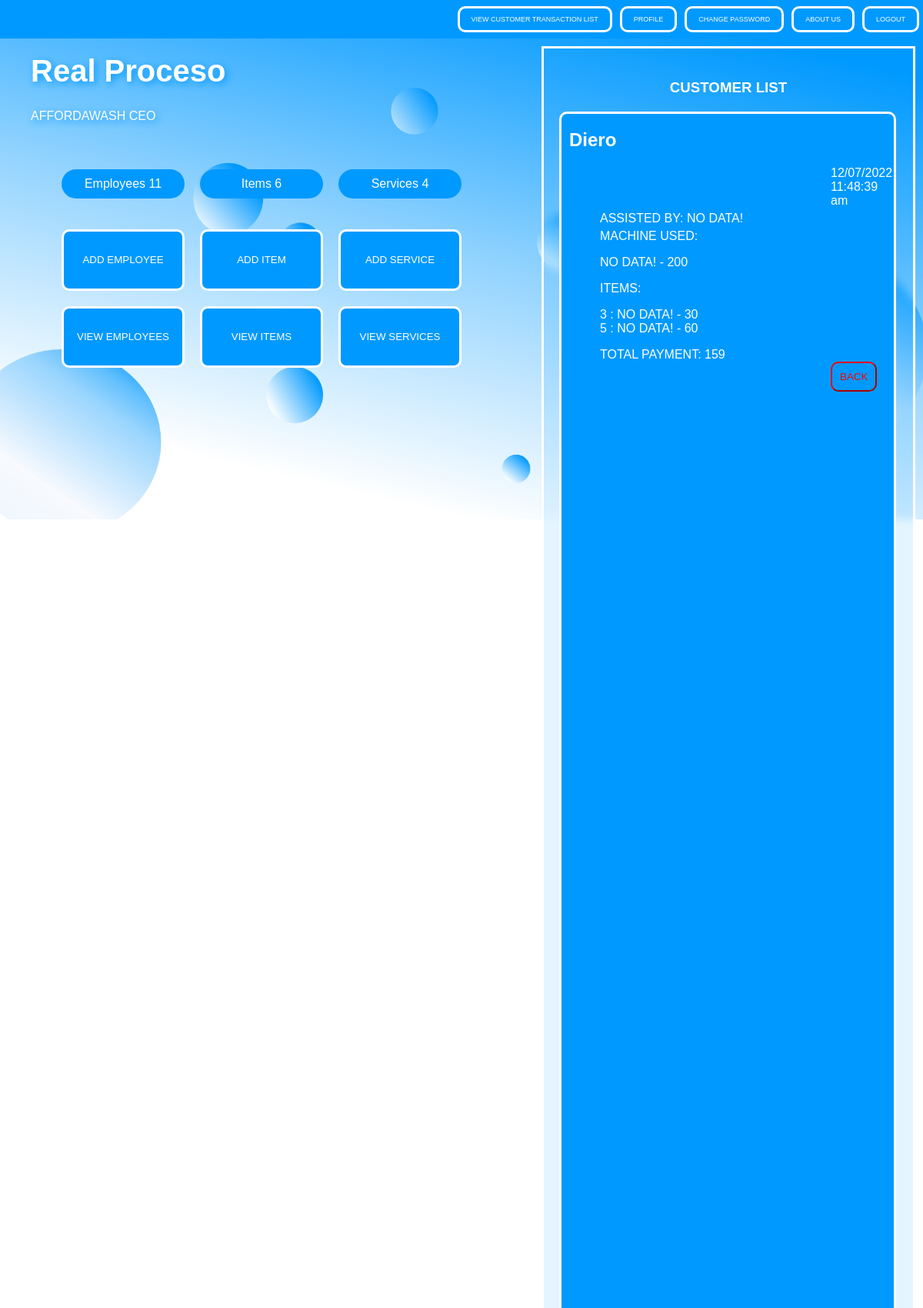
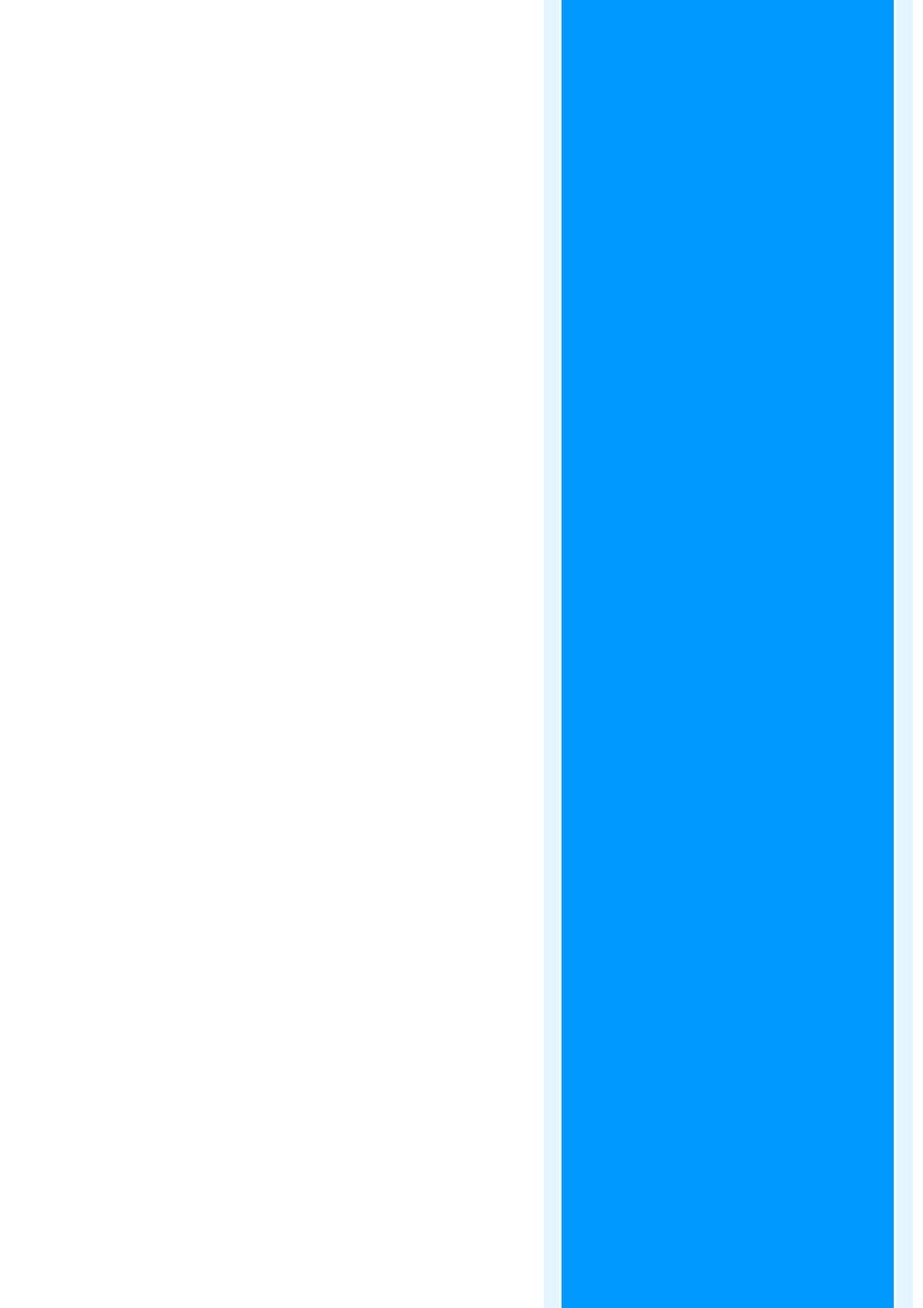
Page /main/manager/viewCustomerList (signed in, upper part) on the committed database (2 pictures, top to bottom).
### tables this page shows
CREATE TABLE `tbl_customer_transact` (
  `id` int(11) NOT NULL,
  `customer_alias` text NOT NULL,
  `employee_id` int(11) NOT NULL,
  `machine_id_list` text NOT NULL,
  `item_id_list` text NOT NULL,
  `transaction_payment` double NOT NULL,
  `transaction_datetime` text NOT NULL
);

### application/controllers/Main.php (called while the page is built, shortened)
<?php
class Main extends CI_Controller
{
	public function __construct()
	{
		$this->load->model('DatabaseModel');
	}
	private function getCustomerList()
	{
		return $this->DatabaseModel->getCustomerList();
	}
	public function manager($query = '')
	{
		if (isset($_SESSION['user_data']) && $_SESSION['user_data']['login'] == 'manager') {
			$this->load->view('layout/header');
			switch ($query) {
				case 'viewCustomerList':
					$this->load->view('manager_view', $_SESSION['user_data']);
					$this->load->view('list/list_customers', $this->getCustomerList());
					break;
			}
			$this->load->view('layout/footer');
		} else {
			session_destroy();
			header('Location: ' . base_url());
		}
	}
}

### index.php (called while the page is built, shortened)
<?php
require_once BASEPATH.'core/CodeIgniter.php';

### application/views/list/list_customers.php (the view, shortened to what this page needs)
<div class="panel">
    <h3 class="add">CUSTOMER LIST</h3>
    <?php foreach ($list as $customer) { ?>
    <div class="customer_list">
        <div class="update_form">
            <h2 class="cname">
                <?= $customer['name']; ?>
            </h2>
            <div class="date_time">
                <?= $customer['date'] ?>
            </div>
            <div class="label">ASSISTED BY: <?= $customer['employee']; ?>
            </div>
            <div class="label">MACHINE USED: <p>
                    <?= $customer['machine_used'] ?>
                </p>
            </div>
            <div class="label">ITEMS: <p>
                    <?= $customer['items_bought'] ?>
                </p>
            </div>
            <div class="label">TOTAL PAYMENT: <?= $customer['total_payment'] ?>
            </div>
            <form class="back_form" action="<?= base_url('main/' . $_SESSION['user_data']['login']) ?>" method="post">
                <input class="back" type="submit" value="BACK">
            </form>
        </div>
    </div>
    <?php } ?>
</div>

### application/views/layout/header.php (shortened to what this page needs)
<!DOCTYPE html>
<html lang="en">
<head>
    <link rel="stylesheet" href="<?= base_url('assets/style.css') ?>">
</head>
<body>
    <div id="nav">
        <?php if (isset($_SESSION['user_data'])) { ?>
            <form class="nav" action="<?= base_url('main/viewCustomerTransact') ?>" method="post"><input type="submit" value="VIEW CUSTOMER TRANSACTION LIST"></form>
            <form class="nav" action="<?= base_url('main/profile') ?>" method="post"><input type="submit" value="PROFILE"></form>
            <form class="nav" action="<?= base_url('main/changePass') ?>" method="post"><input type="submit" value="CHANGE PASSWORD"></form>
            <form class="nav" action="<?= base_url('main/about') ?>" method="post"><input type="submit" value="ABOUT US"></form>
            <form class="nav" action="<?= base_url('main/logout') ?>" method="post"><input type="submit" value="LOGOUT"></form>
        <?php } ?>
    </div>

### application/views/manager_view.php (shortened to what this page needs)
<div id="manager">
    <div id="managersname">
        <h1><?= $name ?></h1>
        <p>AFFORDAWASH <?= $title ?></p>
    </div>
    <div id="managerinfo">
        <p>Employees <?= $employee_count ?></p>
        <p>Items <?= $item_count ?></p>
        <p>Services <?= $service_count ?></p>
    </div>
    <div id="manager_buttons">
        <form method="POST" action="<?= base_url('main/manager/addEmployee'); ?>">
            <input class="pointer" type="submit" value="ADD EMPLOYEE">
        </form>
        <form method="POST" action="<?= base_url('main/manager/addItem'); ?>" ?>
            <input class="pointer" type="submit" value="ADD ITEM">
        </form>
        <form method="POST" action="<?= base_url('main/manager/addService'); ?>" ?>
            <input class="pointer" type="submit" value="ADD SERVICE">
        </form>
        <form method="POST" action="<?= base_url('main/manager/viewEmployees'); ?>" ?>
            <input class="pointer" type="submit" value="VIEW EMPLOYEES">
        </form>
        <form method="POST" action="<?= base_url('main/manager/viewItems'); ?>" ?>
            <input class="pointer" type="submit" value="VIEW ITEMS">
        </form>
        <form method="POST" action="<?= base_url('main/manager/viewServices'); ?>" ?>
            <input class="pointer" type="submit" value="VIEW SERVICES">
        </form>
    </div>
</div>

### application/models/DatabaseModel.php (shortened to what this page needs)
<?php
class DatabaseModel extends CI_Model
{
    public function getCustomerList()
    {
        $this->db->db_debug = false;
        $query = $this->db->get('tbl_customer_transact');
        $data = null;
        foreach ($query->result() as $customer) {
            $data['list'][$customer->id] = array(
                'id' => $customer->id,
                'name' => $customer->customer_alias,
                'employee' => $this->getEmployeeName($customer->employee_id),
                'machine_used' => $this->deconstructMachineUsed($customer->machine_id_list),
                'items_bought' => $this->decunstructItemsBought($customer->item_id_list),
                'total_payment' => $customer->transaction_payment,
                'date' => $customer->transaction_datetime
            );
        }
        return $data;
    }
    private function getEmployeeName($id)
    {
        $this->db->where('id', $id);
        $query = $this->db->get('tbl_employee');
        foreach ($query->result() as $employee) {
            return $employee->name;
        }
        return 'NO DATA!';
    }
    private function getItemName($id)
    {
        $this->db->where('id', $id);
        $query = $this->db->get('tbl_item');
        foreach ($query->result() as $item) {
            return $item->item_name;
        }
        return 'NO DATA!';
    }
    private function deconstructMachineUsed($str)
    {
        if ($str == '') {
            return '';
        } else {
            $arr = explode(' ', $str);
            $this->db->where('id', $arr[0]);
            $query = $this->db->get('tbl_machine');
            $str = 'NO DATA!';
            foreach ($query->result() as $machine) {
                $str = $machine->service_name;
            }
            $str = "$str - $arr[1]";
            return $str;
        }
    }
    private function decunstructItemsBought($str)
    {
        if ($str == '') {
            return '';
        } else {
            $arrs = explode(':', $str);
            $arr2d = null;
            $str = '';
            for ($i = 0; $i < count($arrs); $i++) {
                $arr2d[$i] = explode(' ', $arrs[$i]);
                $str .= $arr2d[$i][1] . ' : ' . $this->getItemName($arr2d[$i][0]) . ' - ' . $arr2d[$i][2] . '<br>';
            }
            return $str;
        }
    }
    private function getTblCount($tbl)
    {
        $this->db->db_debug = false;
        $query = $this->db->get($tbl);
        if ($query) {
            return count($query->result());
        } else {
            return 0;
        }
    }
}

### application/views/layout/footer.php
</body>
</html>

### assets/style.css (style rules this page uses)
#nav { background-color: #0099ff; display: flex; justify-content: flex-end; align-items: center; top: 0px; left: 0; width: 100%; }
.nav input { font-size: 9px; padding: 9px 15px; margin: 8px 5px; border-radius: 10px; border: 3px solid white; background-color: #0099ff; color: white; font-family: 'Arial Black', sans-serif; }

### application/views/layout/header.php (style rules this page uses)
body { background-repeat: no-repeat; background-size: cover; background-position: top center; margin: 0; }
div.panel { position: absolute; top: 60px; bottom: 10px; right: 10px; max-width: 40%; background-color: rgba(0, 153, 255, .1); height: auto; width: 40%; min-width: 400px; border: 3px solid #ffffff; overflow: scroll; backdrop-filter: blur(6px); }
::placeholder { color: white; }
.pointer { cursor: pointer; }

### application/views/list/list_customers.php (style rules this page uses)
.label { margin-left: 50px; margin-top: 5px; color: white; font-family: Arial, Helvetica, sans-serif; }
.date_time { margin-top: px; margin-bottom: 0px; margin-left: 350px; color: white; font-family: Arial, Helvetica, sans-serif; }
.cname { margin-left: 10px; font-family: Verdana, Geneva, Tahoma, sans-serif; color: white; }
.add { margin-top: 40px; text-align: center; font-family: Verdana, Geneva, Tahoma, sans-serif; color: white; }
.customer_list { width: 90%; height: 70%; background: #0099ff; margin: 20px; border-radius: 10px; border: 3px solid white; display: flex; flex-direction: row; align-items: flex-end; }
.update_form { flex-direction: column; align-items: center; height: 100%; width: 100%; }
.back { background-color: transparent; border-radius: 10px; color: red; border-color: red; padding: 10px; margin-bottom: 5px; margin-right: 20px; }
.back_form { width: fit-content; display: flex; align-items: flex-end; margin-left: 350px; }

### rows in the picture
tbl_customer_transact: customer_alias "Diero", transaction_datetime "12/07/2022 11:48:39 am", employee "NO DATA!", machine_used "NO DATA! - 200", i "3", ItemName "NO DATA!", i "30", i "5", i "60", transaction_payment "159"

### other values in the picture
$name "Real Proceso"
$title "CEO"
$employee_count "11"
$item_count "6"
$service_count "4"
